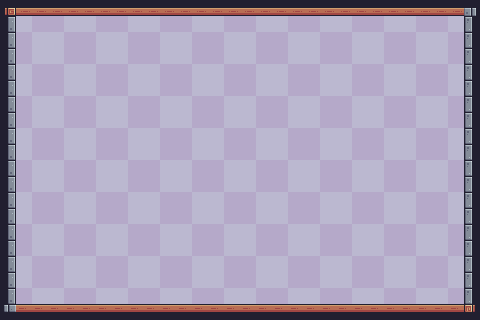

This is a level from a 2D game, rendered from its Tiled map with the project's own tilesets. A one-line summary and the complete map file follow:
An orthogonal 30x20 tile map with 16x16 px tiles, 2 tile layers (Background, Ground), 2 tilesets and 6 objects (4x Collisions, Player).

<map version="1.10" tiledversion="1.11.2" orientation="orthogonal" renderorder="right-down" width="30" height="20" tilewidth="16" tileheight="16" infinite="0" nextlayerid="6" nextobjectid="50">
 <tileset firstgid="1" source="tileset.tsx" />
 <tileset firstgid="243" source="Purple.tsx" />
 <layer id="2" name="Background" width="30" height="20">
  <data encoding="csv">
243,244,245,246,243,244,245,246,243,244,245,246,243,244,245,246,243,244,245,246,243,244,245,246,243,244,245,246,243,244,
247,248,249,250,247,248,249,250,247,248,249,250,247,248,249,250,247,248,249,250,247,248,249,250,247,248,249,250,247,248,
251,252,253,254,251,252,253,254,251,252,253,254,251,252,253,254,251,252,253,254,251,252,253,254,251,252,253,254,251,252,
255,256,257,258,255,256,257,258,255,256,257,258,255,256,257,258,255,256,257,258,255,256,257,258,255,256,257,258,255,256,
243,244,245,246,243,244,245,246,243,244,245,246,243,244,245,246,243,244,245,246,243,244,245,246,243,244,245,246,243,244,
247,248,249,250,247,248,249,250,247,248,249,250,247,248,249,250,247,248,249,250,247,248,249,250,247,248,249,250,247,248,
251,252,253,254,251,252,253,254,251,252,253,254,251,252,253,254,251,252,253,254,251,252,253,254,251,252,253,254,251,252,
255,256,257,258,255,256,257,258,255,256,257,258,255,256,257,258,255,256,257,258,255,256,257,258,255,256,257,258,255,256,
243,244,245,246,243,244,245,246,243,244,245,246,243,244,245,246,243,244,245,246,243,244,245,246,243,244,245,246,243,244,
247,248,249,250,247,248,249,250,247,248,249,250,247,248,249,250,247,248,249,250,247,248,249,250,247,248,249,250,247,248,
251,252,253,254,251,252,253,254,251,252,253,254,251,252,253,254,251,252,253,254,251,252,253,254,251,252,253,254,251,252,
255,256,257,258,255,256,257,258,255,256,257,258,255,256,257,258,255,256,257,258,255,256,257,258,255,256,257,258,255,256,
243,244,245,246,243,244,245,246,243,244,245,246,243,244,245,246,243,244,245,246,243,244,245,246,243,244,245,246,243,244,
247,248,249,250,247,248,249,250,247,248,249,250,247,248,249,250,247,248,249,250,247,248,249,250,247,248,249,250,247,248,
251,252,253,254,251,252,253,254,251,252,253,254,251,252,253,254,251,252,253,254,251,252,253,254,251,252,253,254,251,252,
255,256,257,258,255,256,257,258,255,256,257,258,255,256,257,258,255,256,257,258,255,256,257,258,255,256,257,258,255,256,
243,244,245,246,243,244,245,246,243,244,245,246,243,244,245,246,243,244,245,246,243,244,245,246,243,244,245,246,243,244,
247,248,249,250,247,248,249,250,247,248,249,250,247,248,249,250,247,248,249,250,247,248,249,250,247,248,249,250,247,248,
251,252,253,254,251,252,253,254,251,252,253,254,251,252,253,254,251,252,253,254,251,252,253,254,251,252,253,254,251,252,
255,256,257,258,255,256,257,258,255,256,257,258,255,256,257,258,255,256,257,258,255,256,257,258,255,256,257,258,255,256
</data>
 </layer>
 <objectgroup id="3" name="Player">
  <object id="27" name="Player" x="64" y="256" width="32" height="32" />
 </objectgroup>
 <layer id="1" name="Ground" width="30" height="20">
  <data encoding="csv">
92,134,134,134,134,134,134,134,134,134,134,134,134,134,134,134,134,134,134,134,134,134,134,134,134,134,134,134,134,5,
25,0,0,0,0,0,0,0,0,0,0,0,0,0,0,0,0,0,0,0,0,0,0,0,0,0,0,0,0,23,
25,0,0,0,0,0,0,0,0,0,0,0,0,0,0,0,0,0,0,0,0,0,0,0,0,0,0,0,0,23,
25,0,0,0,0,0,0,0,0,0,0,0,0,0,0,0,0,0,0,0,0,0,0,0,0,0,0,0,0,23,
25,0,0,0,0,0,0,0,0,0,0,0,0,0,0,0,0,0,0,0,0,0,0,0,0,0,0,0,0,23,
25,0,0,0,0,0,0,0,0,0,0,0,0,0,0,0,0,0,0,0,0,0,0,0,0,0,0,0,0,23,
25,0,0,0,0,0,0,0,0,0,0,0,0,0,0,0,0,0,0,0,0,0,0,0,0,0,0,0,0,23,
25,0,0,0,0,0,0,0,0,0,0,0,0,0,0,0,0,0,0,0,0,0,0,0,0,0,0,0,0,23,
25,0,0,0,0,0,0,0,0,0,0,0,0,0,0,0,0,0,0,0,0,0,0,0,0,0,0,0,0,23,
25,0,0,0,0,0,0,0,0,0,0,0,0,0,0,0,0,0,0,0,0,0,0,0,0,0,0,0,0,23,
25,0,0,0,0,0,0,0,0,0,0,0,0,0,0,0,0,0,0,0,0,0,0,0,0,0,0,0,0,23,
25,0,0,0,0,0,0,0,0,0,0,0,0,0,0,0,0,0,0,0,0,0,0,0,0,0,0,0,0,23,
25,0,0,0,0,0,0,0,0,0,0,0,0,0,0,0,0,0,0,0,0,0,0,0,0,0,0,0,0,23,
25,0,0,0,0,0,0,0,0,0,0,0,0,0,0,0,0,0,0,0,0,0,0,0,0,0,0,0,0,23,
25,0,0,0,0,0,0,0,0,0,0,0,0,0,0,0,0,0,0,0,0,0,0,0,0,0,0,0,0,23,
25,0,0,0,0,0,0,0,0,0,0,0,0,0,0,0,0,0,0,0,0,0,0,0,0,0,0,0,0,23,
25,0,0,0,0,0,0,0,0,0,0,0,0,0,0,0,0,0,0,0,0,0,0,0,0,0,0,0,0,23,
25,0,0,0,0,0,0,0,0,0,0,0,0,0,0,0,0,0,0,0,0,0,0,0,0,0,0,0,0,23,
25,0,0,0,0,0,0,0,0,0,0,0,0,0,0,0,0,0,0,0,0,0,0,0,0,0,0,0,0,23,
26,90,90,90,90,90,90,90,90,90,90,90,90,90,90,90,90,90,90,90,90,90,90,90,90,90,90,90,90,115
</data>
 </layer>
 <objectgroup id="5" name="Collisions">
  <object id="34" x="512" y="128" />
  <object id="38" name="Collisions" x="16" y="0" width="448" height="16" />
  <object id="39" name="Collisions" x="16" y="304" width="448" height="16" />
  <object id="40" name="Collisions" x="464" y="0" width="16" height="320" />
  <object id="41" name="Collisions" x="0" y="0" width="16" height="320" />
 </objectgroup>
</map>
